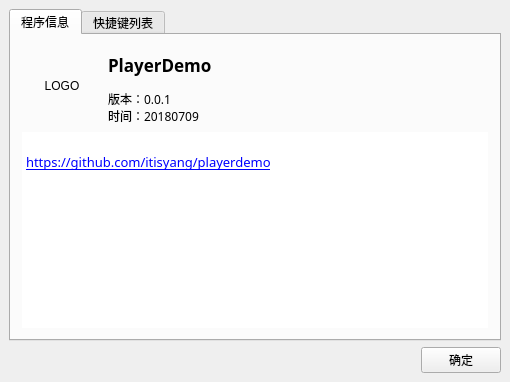
<?xml version="1.0" encoding="UTF-8"?>
<ui version="4.0">
 <class>About</class>
 <widget class="QWidget" name="About">
  <property name="geometry">
   <rect>
    <x>0</x>
    <y>0</y>
    <width>510</width>
    <height>382</height>
   </rect>
  </property>
  <property name="font">
   <font>
    <pointsize>9</pointsize>
   </font>
  </property>
  <property name="windowTitle">
   <string>PlayerDemo 关于</string>
  </property>
  <property name="windowIcon">
   <iconset>
    <normaloff>://res/Player.ico</normaloff>://res/Player.ico</iconset>
  </property>
  <layout class="QGridLayout" name="gridLayout">
   <property name="leftMargin">
    <number>9</number>
   </property>
   <property name="topMargin">
    <number>9</number>
   </property>
   <property name="rightMargin">
    <number>9</number>
   </property>
   <property name="bottomMargin">
    <number>9</number>
   </property>
   <property name="spacing">
    <number>6</number>
   </property>
   <item row="0" column="0" colspan="2">
    <widget class="QTabWidget" name="tabWidget">
     <property name="currentIndex">
      <number>0</number>
     </property>
     <widget class="QWidget" name="tab">
      <attribute name="title">
       <string>程序信息</string>
      </attribute>
      <layout class="QGridLayout" name="gridLayout_4">
       <item row="0" column="0">
        <layout class="QVBoxLayout" name="verticalLayout">
         <item>
          <layout class="QHBoxLayout" name="horizontalLayout">
           <item>
            <widget class="QLabel" name="LogoLabel">
             <property name="minimumSize">
              <size>
               <width>80</width>
               <height>80</height>
              </size>
             </property>
             <property name="maximumSize">
              <size>
               <width>80</width>
               <height>80</height>
              </size>
             </property>
             <property name="text">
              <string>LOGO</string>
             </property>
             <property name="alignment">
              <set>Qt::AlignCenter</set>
             </property>
            </widget>
           </item>
           <item>
            <layout class="QGridLayout" name="gridLayout_2">
             <item row="0" column="0">
              <widget class="QLabel" name="label_2">
               <property name="font">
                <font>
                 <family>微软雅黑</family>
                 <pointsize>13</pointsize>
                 <weight>75</weight>
                 <bold>true</bold>
                </font>
               </property>
               <property name="text">
                <string>PlayerDemo</string>
               </property>
              </widget>
             </item>
             <item row="1" column="0">
              <widget class="QLabel" name="VersionLabel">
               <property name="font">
                <font>
                 <family>微软雅黑</family>
                 <pointsize>9</pointsize>
                </font>
               </property>
               <property name="text">
                <string>版本：0.0.1
时间：20180709</string>
               </property>
              </widget>
             </item>
            </layout>
           </item>
          </layout>
         </item>
         <item>
          <widget class="QTextBrowser" name="textBrowser_2">
           <property name="font">
            <font>
             <family>微软雅黑</family>
             <pointsize>9</pointsize>
            </font>
           </property>
           <property name="frameShape">
            <enum>QFrame::NoFrame</enum>
           </property>
           <property name="html">
            <string>&lt;!DOCTYPE HTML PUBLIC &quot;-//W3C//DTD HTML 4.0//EN&quot; &quot;http://www.w3.org/TR/REC-html40/strict.dtd&quot;&gt;
&lt;html&gt;&lt;head&gt;&lt;meta name=&quot;qrichtext&quot; content=&quot;1&quot; /&gt;&lt;style type=&quot;text/css&quot;&gt;
p, li { white-space: pre-wrap; }
&lt;/style&gt;&lt;/head&gt;&lt;body style=&quot; font-family:'微软雅黑'; font-size:9pt; font-weight:400; font-style:normal;&quot;&gt;
&lt;p style=&quot;-qt-paragraph-type:empty; margin-top:0px; margin-bottom:0px; margin-left:0px; margin-right:0px; -qt-block-indent:0; text-indent:0px; font-family:'SimSun';&quot;&gt;&lt;br /&gt;&lt;/p&gt;
&lt;p style=&quot; margin-top:0px; margin-bottom:0px; margin-left:0px; margin-right:0px; -qt-block-indent:0; text-indent:0px;&quot;&gt;&lt;a href=&quot;https://github.com/itisyang/playerdemo&quot;&gt;&lt;span style=&quot; font-family:'SimSun'; font-size:10pt; text-decoration: underline; color:#0000ff;&quot;&gt;https://github.com/itisyang/playerdemo&lt;/span&gt;&lt;/a&gt;&lt;/p&gt;&lt;/body&gt;&lt;/html&gt;</string>
           </property>
           <property name="openExternalLinks">
            <bool>true</bool>
           </property>
          </widget>
         </item>
        </layout>
       </item>
      </layout>
     </widget>
     <widget class="QWidget" name="tab_2">
      <attribute name="title">
       <string>快捷键列表</string>
      </attribute>
      <layout class="QGridLayout" name="gridLayout_3">
       <item row="0" column="0">
        <widget class="QTextBrowser" name="textBrowser">
         <property name="frameShape">
          <enum>QFrame::NoFrame</enum>
         </property>
         <property name="html">
          <string>&lt;!DOCTYPE HTML PUBLIC &quot;-//W3C//DTD HTML 4.0//EN&quot; &quot;http://www.w3.org/TR/REC-html40/strict.dtd&quot;&gt;
&lt;html&gt;&lt;head&gt;&lt;meta name=&quot;qrichtext&quot; content=&quot;1&quot; /&gt;&lt;style type=&quot;text/css&quot;&gt;
p, li { white-space: pre-wrap; }
&lt;/style&gt;&lt;/head&gt;&lt;body style=&quot; font-family:'SimSun'; font-size:9pt; font-weight:400; font-style:normal;&quot;&gt;
&lt;p style=&quot; margin-top:0px; margin-bottom:0px; margin-left:0px; margin-right:0px; -qt-block-indent:0; text-indent:0px;&quot;&gt;&lt;span style=&quot; font-size:10pt;&quot;&gt;快捷键	指令&lt;/span&gt;&lt;/p&gt;
&lt;p style=&quot; margin-top:0px; margin-bottom:0px; margin-left:0px; margin-right:0px; -qt-block-indent:0; text-indent:0px;&quot;&gt;&lt;span style=&quot; font-size:10pt;&quot;&gt;----------------------------------&lt;/span&gt;&lt;/p&gt;
&lt;p style=&quot; margin-top:0px; margin-bottom:0px; margin-left:0px; margin-right:0px; -qt-block-indent:0; text-indent:0px;&quot;&gt;&lt;span style=&quot; font-size:10pt;&quot;&gt;Enter	屏幕-&amp;gt;全屏&lt;/span&gt;&lt;/p&gt;
&lt;p style=&quot; margin-top:0px; margin-bottom:0px; margin-left:0px; margin-right:0px; -qt-block-indent:0; text-indent:0px;&quot;&gt;&lt;span style=&quot; font-size:10pt;&quot;&gt;↑	声音-&amp;gt;音量 +&lt;/span&gt;&lt;/p&gt;
&lt;p style=&quot; margin-top:0px; margin-bottom:0px; margin-left:0px; margin-right:0px; -qt-block-indent:0; text-indent:0px;&quot;&gt;&lt;span style=&quot; font-size:10pt;&quot;&gt;↓	声音-&amp;gt;音量 -&lt;/span&gt;&lt;/p&gt;
&lt;p style=&quot; margin-top:0px; margin-bottom:0px; margin-left:0px; margin-right:0px; -qt-block-indent:0; text-indent:0px;&quot;&gt;&lt;span style=&quot; font-size:10pt;&quot;&gt;→	播放-&amp;gt;定位-&amp;gt;步进5 秒&lt;/span&gt;&lt;/p&gt;
&lt;p style=&quot; margin-top:0px; margin-bottom:0px; margin-left:0px; margin-right:0px; -qt-block-indent:0; text-indent:0px;&quot;&gt;&lt;span style=&quot; font-size:10pt;&quot;&gt;←	播放-&amp;gt;定位-&amp;gt;步退5 秒&lt;/span&gt;&lt;/p&gt;&lt;/body&gt;&lt;/html&gt;</string>
         </property>
        </widget>
       </item>
      </layout>
     </widget>
    </widget>
   </item>
   <item row="1" column="1" alignment="Qt::AlignRight">
    <widget class="QPushButton" name="ClosePushButton">
     <property name="layoutDirection">
      <enum>Qt::LeftToRight</enum>
     </property>
     <property name="text">
      <string>确定</string>
     </property>
     <property name="autoDefault">
      <bool>false</bool>
     </property>
    </widget>
   </item>
  </layout>
 </widget>
 <layoutdefault spacing="6" margin="11"/>
 <resources/>
 <connections/>
</ui>
